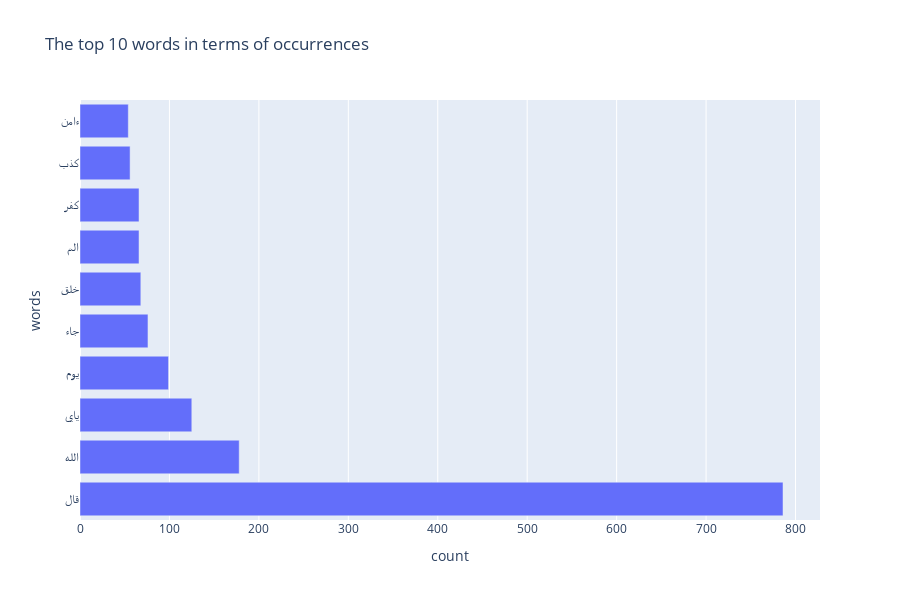

Notebook source saved alongside this figure:
### Markdown cell above
<h5>The most used words in the quran

### Code cell
words_count = pd.DataFrame(all_vocab).rename(columns={0:'words'}).reset_index().groupby('words').count().sort_values('index', ascending=False).reset_index().rename(columns={'index':'count'}).head(10)
fig = px.bar(words_count, x='count', y='words', orientation='h', title=f'The top {len(words_count)} words in terms of occurrences', height=600)
fig.show()

### Figure 1 — Plotly figure (JSON) as saved in the notebook; plotly's stock layout.template omitted (floating-point values rounded to 4 significant figures)
{"data": [{"alignmentgroup": "True", "hovertemplate": "count=%{x}<br>words=%{y}<extra></extra>", "legendgroup": "", "marker": {"color": "#636efa", "pattern": {"shape": ""}}, "name": "", "offsetgroup": "", "orientation": "h", "showlegend": false, "textposition": "auto", "type": "bar", "x": [786, 178, 125, 99, 76, 68, 66, 66, 56, 54], "xaxis": "x", "y": ["قال", "الله", "ياي", "يوم", "جاء", "خلق", "الم", "كفر", "كذب", "ءامن"], "yaxis": "y"}], "layout": {"barmode": "relative", "height": 600, "legend": {"tracegroupgap": 0}, "title": {"text": "The top 10 words in terms of occurrences"}, "xaxis": {"anchor": "y", "domain": [0, 1], "title": {"text": "count"}}, "yaxis": {"anchor": "x", "domain": [0, 1], "title": {"text": "words"}}}}
